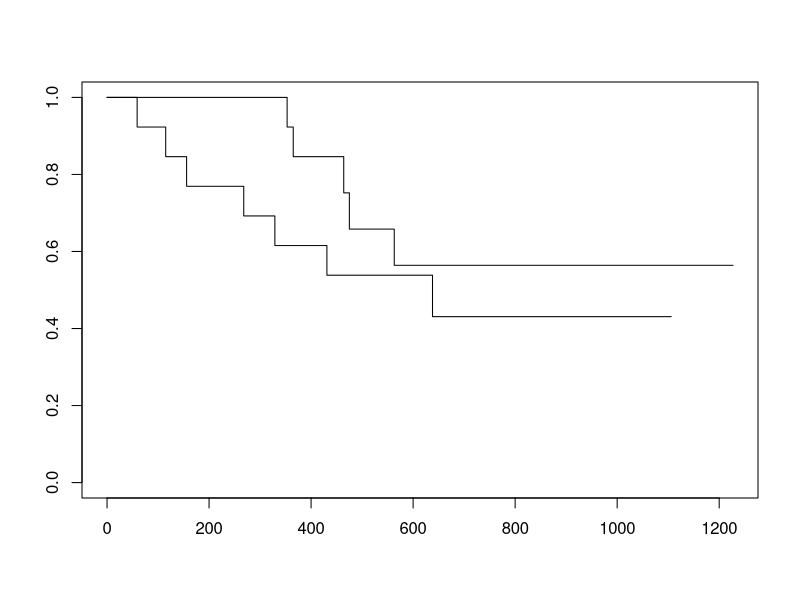

Reproduce this figure in R.
install.packages("survminer")
# if(!require(devtools)) install.packages("devtools")
# devtools::install_github("kassambara/survminer")

library(ggplot2)
library(ggpubr)
library(magrittr)
library(survival)
library(survminer)
library(dplyr)

data(ovarian)
# glimpse(ovarian)

surv_object <- Surv(time = ovarian$futime, event = ovarian$fustat)

fit1 <- survfit(surv_object ~ rx, data = ovarian)

plot(fit1, data = ovarian, pval = TRUE)
